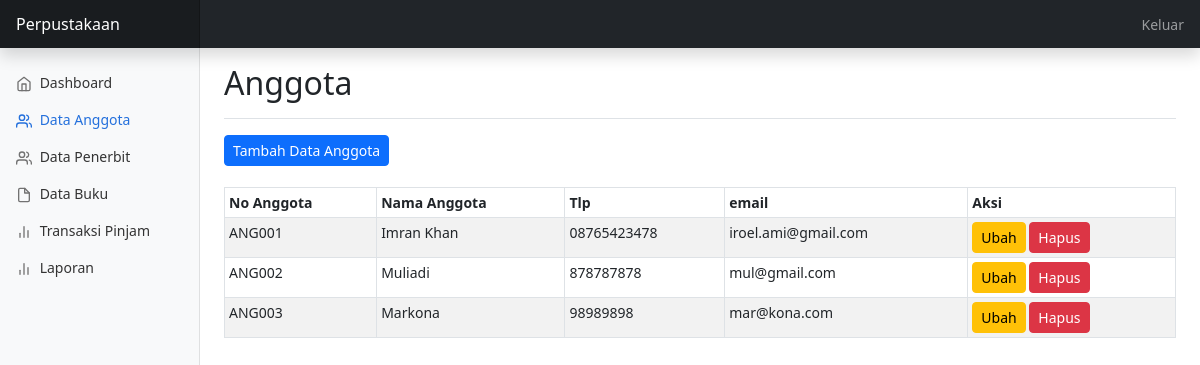
Page /anggota/index.php (signed in) on the committed database.
### tables this page shows
CREATE TABLE `anggota` (
  `kd_anggota` varchar(6) NOT NULL,
  `nama_anggota` varchar(50) NOT NULL,
  `tlp` varchar(12) NOT NULL,
  `email` varchar(20) NOT NULL,
  `tgl_daftar` datetime NOT NULL DEFAULT current_timestamp()
);

### anggota/index.php (the view, shortened to what this page needs)
<?php
include "../config/koneksi.php";
$anggota = mysqli_query($koneksi, "SELECT * from anggota");
?>
<!doctype html>
<html lang="en">
<head>
    <link href="../assets/css/bootstrap.min.css" rel="stylesheet">
    <link href="../assets/dashboard.css" rel="stylesheet">
</head>
<body>
    <header class="navbar navbar-dark sticky-top bg-dark flex-md-nowrap p-0 shadow">
        <a class="navbar-brand col-md-3 col-lg-2 me-0 px-3 fs-6" href="#">Perpustakaan</a>
        <div class="navbar-nav">
            <div class="nav-item text-nowrap">
                <a class="nav-link px-3" href="../keluar.php">Keluar</a>
            </div>
        </div>
    </header>
    <div class="container-fluid">
        <div class="row">
            <nav id="sidebarMenu" class="col-md-3 col-lg-2 d-md-block bg-light sidebar collapse">
                <div class="position-sticky pt-3 sidebar-sticky">
                    <ul class="nav flex-column">
                        <li class="nav-item">
                            <a class="nav-link" aria-current="page" href="../dashboard/index.php">
                                <span data-feather="home" class="align-text-bottom"></span>
                                Dashboard
                            </a>
                        </li>
                        <li class="nav-item">
                            <a class="nav-link active" href="../anggota/index.php">
                                <span data-feather="users" class="align-text-bottom"></span>
                                Data Anggota
                            </a>
                        </li>
                        <li class="nav-item">
                            <a class="nav-link" href="../penerbit/index.php">
                                <span data-feather="users" class="align-text-bottom"></span>
                                Data Penerbit
                            </a>
                        </li>
                        <li class="nav-item">
                            <a class="nav-link" href="../buku/index.php">
                                <span data-feather="file" class="align-text-bottom"></span>
                                Data Buku
                            </a>
                        </li>
                        <li class="nav-item">
                            <a class="nav-link" href="../pinjam/index.php">
                                <span data-feather="bar-chart-2" class="align-text-bottom"></span>
                                Transaksi Pinjam
                            </a>
                        </li>
                        <li class="nav-item">
                            <a class="nav-link" href="../laporan/index.php">
                                <span data-feather="bar-chart-2" class="align-text-bottom"></span>
                                Laporan
                            </a>
                        </li>
                    </ul>
                </div>
            </nav>
            <main class="col-md-9 ms-sm-auto col-lg-10 px-md-4">
                <div
                    class="d-flex justify-content-between flex-wrap flex-md-nowrap align-items-center pt-3 pb-2 mb-3 border-bottom">
                    <h1 class="h2">Anggota</h1>
                </div>
                <a href="frmAddAnggota.php" <button class="btn btn-primary btn-sm">Tambah Data
                    Anggota</button></a>
                <br><br>
                <div class="table-responsive">
                    <table class="table table-striped table-bordered table-sm">
                        <thead>
                            <tr>
                                <th scope="col">No Anggota</th>
                                <th scope="col">Nama Anggota</th>
                                <th scope="col">Tlp</th>
                                <th scope="col">email</th>
                                <th scope="col">Aksi</th>
                            </tr>
                        </thead>
                        <tbody>
                            <?php
                            while ($rs =  mysqli_fetch_array($anggota)) {
                            ?>
                            <tr>
                                <td><?php echo $rs['kd_anggota']; ?></td>
                                <td><?php echo $rs['nama_anggota']; ?></td>
                                <td><?php echo $rs['tlp']; ?></td>
                                <td><?php echo $rs['email']; ?></td>
                                <td>
                                    <a href="frmUbahAnggota.php?kd_anggota=<?php echo $rs['kd_anggota']; ?>"
                                        class="btn btn-warning btn-sm">Ubah</a>
                                    <a href="hapusAnggota.php?kd_anggota=<?php echo $rs['kd_anggota']; ?>"
                                        class="btn btn-danger btn-sm">Hapus</a>
                                </td>
                            </tr>
                            <?php
                            }
                            ?>
                        </tbody>
                    </table>
                </div>
            </main>
        </div>
    </div>
</body>
</html>

### assets/dashboard.css (style rules this page uses)
body { font-size: .875rem; }
.feather { width: 16px; height: 16px; }
.sidebar { position: fixed; top: 0; bottom: 0; left: 0; z-index: 100; padding: 48px 0 0; box-shadow: inset -1px 0 0 rgba(0, 0, 0, .1); }
.sidebar-sticky { height: calc(100vh - 48px); overflow-x: hidden; overflow-y: auto; }
.sidebar .nav-link { font-weight: 500; color: #333; }
.sidebar .nav-link .feather { margin-right: 4px; color: #727272; }
.sidebar .nav-link.active { color: #2470dc; }
.sidebar .nav-link:hover .feather, .sidebar .nav-link.active .feather { color: inherit; }
.navbar-brand { padding-top: .75rem; padding-bottom: .75rem; background-color: rgba(0, 0, 0, .25); box-shadow: inset -1px 0 0 rgba(0, 0, 0, .25); }

### rows in the picture
anggota: kd_anggota "ANG001", nama_anggota "Imran Khan", tlp "08765423478", email "iroel.ami@gmail.com"
anggota: kd_anggota "ANG002", nama_anggota "Muliadi", tlp "878787878", email "mul@gmail.com"
anggota: kd_anggota "ANG003", nama_anggota "Markona", tlp "98989898", email "mar@kona.com"
